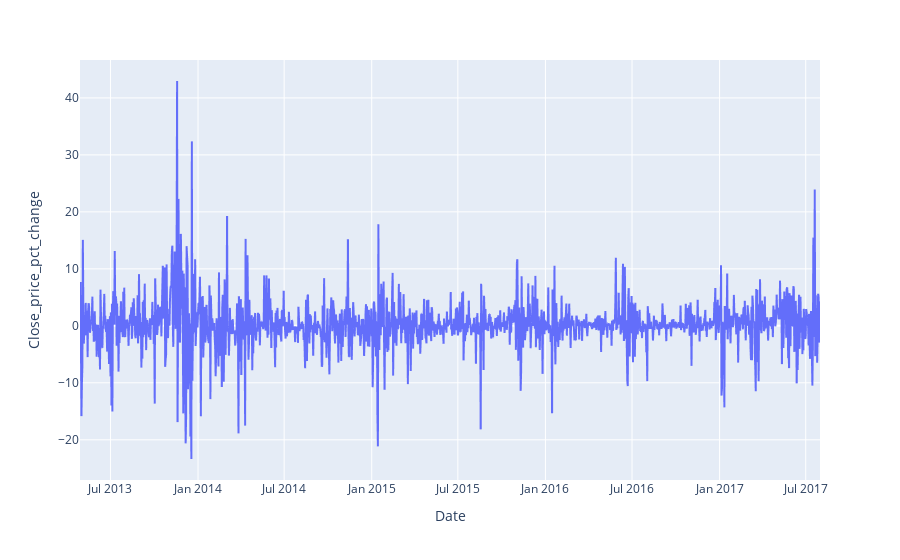

The code cell stored with this chart in its notebook:
### Code cell
fig = px.line(data, x=data.index, y='Close_price_pct_change')
fig.show()

### Figure 1 — Plotly figure (JSON) as saved in the notebook; plotly's stock layout.template omitted (floating-point values rounded to 4 significant figures; data arrays with more than 128 entries replaced by an {"elided": "..."} marker saying what was removed)
{"data": [{"hovertemplate": "Date=%{x}<br>Close_price_pct_change=%{y}<extra></extra>", "legendgroup": "", "line": {"color": "#636efa", "dash": "solid"}, "marker": {"symbol": "circle"}, "mode": "lines", "name": "", "showlegend": false, "type": "scattergl", "x": {"elided": "1556 str values"}, "xaxis": "x", "y": {"elided": "1556 float values"}, "yaxis": "y"}], "layout": {"legend": {"tracegroupgap": 0}, "margin": {"t": 60}, "xaxis": {"anchor": "y", "domain": [0, 1], "title": {"text": "Date"}}, "yaxis": {"anchor": "x", "domain": [0, 1], "title": {"text": "Close_price_pct_change"}}}}
